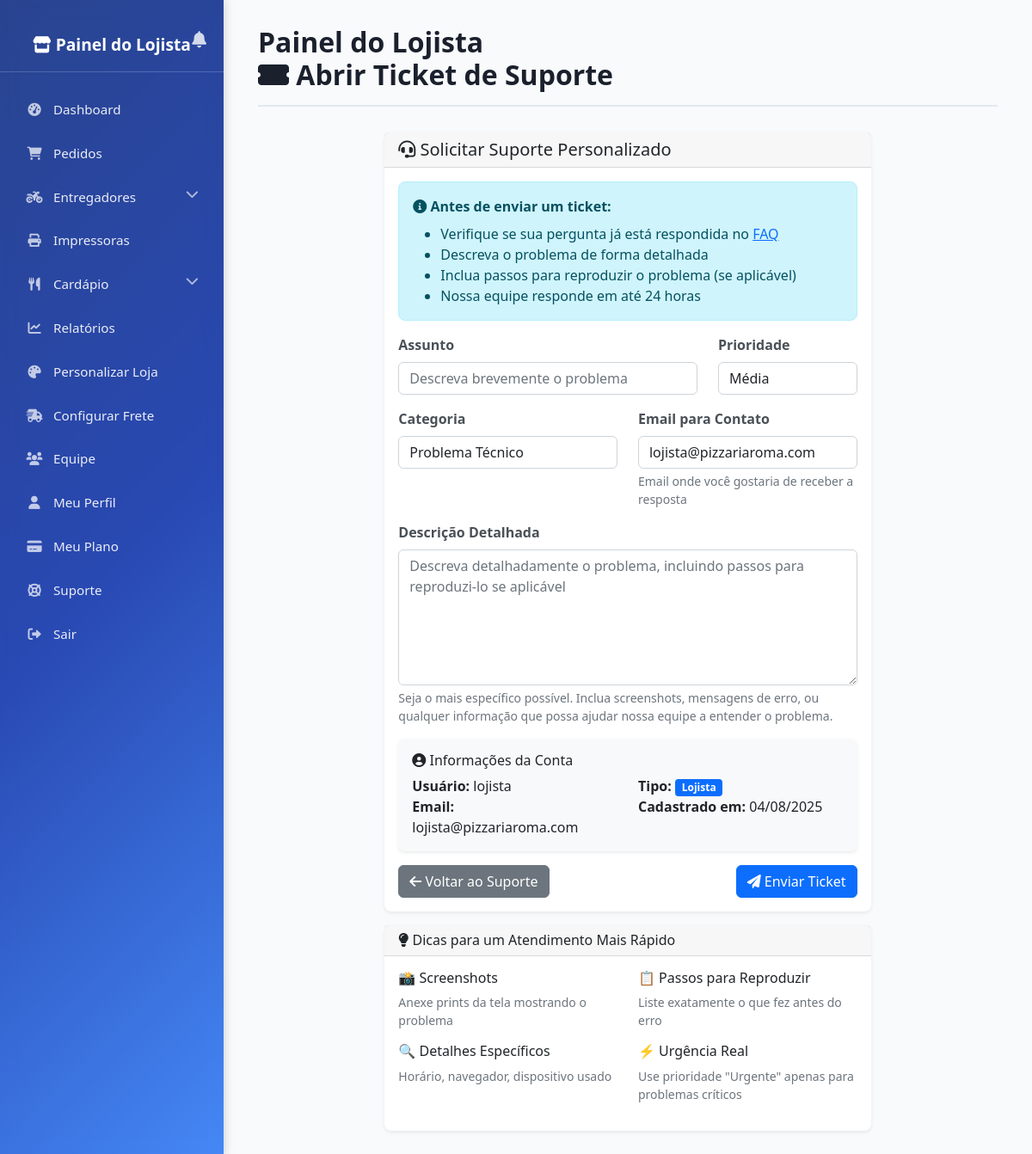
/admin-loja/suporte/contato/ (signed in), run on the app's committed database.
### core/models.py (models this page shows, shortened)
class Usuario(AbstractUser):
    TIPO_USUARIO_CHOICES = [
        ('cliente', 'Cliente'),
        ('funcionario', 'Funcionário'),
        ('gerente', 'Gerente'),
        ('lojista', 'Lojista'),
        ('entregador', 'Entregador'),
        ('superadmin', 'Super Admin'),
    ]
    id = models.UUIDField(primary_key=True, default=uuid.uuid4, editable=False)
    tipo_usuario = models.CharField(max_length=20, choices=TIPO_USUARIO_CHOICES, default='cliente')
    celular = models.CharField(
        max_length=15,
        unique=True,
        validators=[RegexValidator(
            regex=r'^\+?1?\d{9,15}$',
            message="Número de telefone deve estar no formato: '+999999999'. Até 15 dígitos permitidos."
        )]
    )
    data_nascimento = models.DateField(null=True, blank=True)
    cpf = models.CharField(max_length=14, unique=True, null=True, blank=True)
    avatar = models.ImageField(upload_to='avatars/', null=True, blank=True)
    ativo = models.BooleanField(default=True)
    created_at = models.DateTimeField(auto_now_add=True)
    updated_at = models.DateTimeField(auto_now=True)
    class Meta:
        db_table = 'usuarios'
        verbose_name = 'Usuário'
        verbose_name_plural = 'Usuários'

### admin_loja/views_suporte.py (the view)
# urls.py: path('suporte/contato/', views.suporte_contato, name='suporte_contato'),
@painel_loja_required
def suporte_contato(request):
    if request.method == 'POST':
        form = TicketSuporteForm(request.POST)
        if form.is_valid():
            ticket_data = {
                'usuario': request.user.username,
                'usuario_email': request.user.email,
                'assunto': form.cleaned_data['assunto'],
                'categoria': form.cleaned_data['categoria'],
                'prioridade': form.cleaned_data['prioridade'],
                'descricao': form.cleaned_data['descricao'],
                'email_contato': form.cleaned_data['email_contato'],
                'data_criacao': timezone.now().isoformat(),
            }
            print(f"TICKET DE SUPORTE CRIADO: {json.dumps(ticket_data, indent=2)}")
            messages.success(request,
                f'Ticket de suporte criado com sucesso! '
                f'Você receberá uma resposta em até 24 horas no email: {form.cleaned_data["email_contato"]}')
            return redirect('admin_loja:suporte_index')
    else:
        initial_data = {
            'email_contato': request.user.email
        }
        form = TicketSuporteForm(initial=initial_data)
    return render(request, 'admin_loja/suporte_contato.html', {
        'form': form
    })

### admin_loja/context_processors.py (called while the page is built)
def painel_permissoes(request):
    user = request.user
    if not user.is_authenticated:
        return {
            'is_lojista': False,
            'is_gerente': False,
            'is_atendente': False,
        }
    is_lojista = getattr(user, 'tipo_usuario', None) == 'lojista'
    is_gerente = getattr(user, 'tipo_usuario', None) == 'gerente'
    is_atendente = user.groups.filter(name='Atendente').exists()
    return {
        'is_lojista': is_lojista,
        'is_gerente': is_gerente,
        'is_atendente': is_atendente,
    }

### admin_loja/utils.py (called while the page is built)
def painel_loja_required(view_func):
    def check_user(user):
        return (
            getattr(user, 'tipo_usuario', None) in ['lojista', 'gerente']
            or user.groups.filter(name='Atendente').exists()
        )
    return user_passes_test(check_user, login_url='login')(view_func)

### core/context_processors.py (called while the page is built)
def site_context(request):
    context = {}
    try:
        restaurante = Restaurante.objects.filter(status='ativo').first()
        if restaurante:
            context['restaurante_atual'] = restaurante
            context['cores_tema'] = {
                'primaria': restaurante.cor_primaria,
                'secundaria': restaurante.cor_secundaria,
                'destaque': restaurante.cor_destaque,
            }
    except Restaurante.DoesNotExist:
        context['restaurante_atual'] = None
        context['cores_tema'] = {
            'primaria': '#dc3545',
            'secundaria': '#6c757d',
            'destaque': '#ffc107',
        }
    return context

### admin_loja/templates/admin_loja/suporte_contato.html (shortened to what this page needs)
{% extends 'admin_loja/base_admin_loja.html' %}
{% block header %}
<h1><i class="fas fa-ticket-alt"></i> Abrir Ticket de Suporte</h1>
{% endblock %}
{% block content %}
<div class="row justify-content-center">
    <div class="col-md-8">
        <div class="card">
            <div class="card-header">
                <h5 class="mb-0"><i class="fas fa-headset"></i> Solicitar Suporte Personalizado</h5>
            </div>
            <div class="card-body">
                <div class="alert alert-info" role="alert">
                    <i class="fas fa-info-circle"></i>
                    <strong>Antes de enviar um ticket:</strong>
                    <ul class="mb-0 mt-2">
                        <li>Verifique se sua pergunta já está respondida no <a href="{% url 'admin_loja:suporte_index' %}">FAQ</a></li>
                        <li>Descreva o problema de forma detalhada</li>
                        <li>Inclua passos para reproduzir o problema (se aplicável)</li>
                        <li>Nossa equipe responde em até 24 horas</li>
                    </ul>
                </div>
                <form method="post">
                    <div class="row">
                        <div class="col-md-8">
                            <div class="mb-3">
                                <label for="{{ form.assunto.id_for_label }}" class="form-label">{{ form.assunto.label }}</label>
                                {{ form.assunto }}
                            </div>
                        </div>
                        <div class="col-md-4">
                            <div class="mb-3">
                                <label for="{{ form.prioridade.id_for_label }}" class="form-label">{{ form.prioridade.label }}</label>
                                {{ form.prioridade }}
                            </div>
                        </div>
                    </div>
                    <div class="row">
                        <div class="col-md-6">
                            <div class="mb-3">
                                <label for="{{ form.categoria.id_for_label }}" class="form-label">{{ form.categoria.label }}</label>
                                {{ form.categoria }}
                            </div>
                        </div>
                        <div class="col-md-6">
                            <div class="mb-3">
                                <label for="{{ form.email_contato.id_for_label }}" class="form-label">{{ form.email_contato.label }}</label>
                                {{ form.email_contato }}
                                <div class="form-text">{{ form.email_contato.help_text }}</div>
                            </div>
                        </div>
                    </div>
                    <div class="mb-3">
                        <label for="{{ form.descricao.id_for_label }}" class="form-label">{{ form.descricao.label }}</label>
                        {{ form.descricao }}
                        <div class="form-text">
                            Seja o mais específico possível. Inclua screenshots, mensagens de erro,
                            ou qualquer informação que possa ajudar nossa equipe a entender o problema.
                        </div>
                    </div>
                    <div class="card bg-light mb-3">
                        <div class="card-body">
                            <h6><i class="fas fa-user-circle"></i> Informações da Conta</h6>
                            <div class="row">
                                <div class="col-md-6">
                                    <strong>Usuário:</strong> {{ user.username }}<br>
                                    <strong>Email:</strong> {{ user.email }}
                                </div>
                                <div class="col-md-6">
                                    <strong>Tipo:</strong>
                                    {% if user.tipo_usuario == 'lojista' %}
                                        <span class="badge bg-primary">Lojista</span>
                                    {% elif user.tipo_usuario == 'gerente' %}
                                        <span class="badge bg-success">Gerente</span>
                                    {% else %}
                                        <span class="badge bg-info">Atendente</span>
                                    {% endif %}
                                    <br>
                                    <strong>Cadastrado em:</strong> {{ user.date_joined|date:"d/m/Y" }}
                                </div>
                            </div>
                        </div>
                    </div>
                    <div class="d-flex justify-content-between">
                        <a href="{% url 'admin_loja:suporte_index' %}" class="btn btn-secondary">
                            <i class="fas fa-arrow-left"></i> Voltar ao Suporte
                        </a>
                        <button type="submit" class="btn btn-primary">
                            <i class="fas fa-paper-plane"></i> Enviar Ticket
                        </button>
                    </div>
                </form>
            </div>
        </div>
        <div class="card mt-3">
            <div class="card-header">
                <h6 class="mb-0"><i class="fas fa-lightbulb"></i> Dicas para um Atendimento Mais Rápido</h6>
            </div>
            <div class="card-body">
                <div class="row">
                    <div class="col-md-6">
                        <h6>📸 Screenshots</h6>
                        <p class="small text-muted">Anexe prints da tela mostrando o problema</p>
                        <h6>🔍 Detalhes Específicos</h6>
                        <p class="small text-muted">Horário, navegador, dispositivo usado</p>
                    </div>
                    <div class="col-md-6">
                        <h6>📋 Passos para Reproduzir</h6>
                        <p class="small text-muted">Liste exatamente o que fez antes do erro</p>
                        <h6>⚡ Urgência Real</h6>
                        <p class="small text-muted">Use prioridade "Urgente" apenas para problemas críticos</p>
                    </div>
                </div>
            </div>
        </div>
    </div>
</div>
{% endblock %}

### admin_loja/templates/admin_loja/base_admin_loja.html (style rules this page uses)
body { display: flex; min-height: 100vh; margin: 0; font-family: 'Segoe UI', Tahoma, Geneva, Verdana, sans-serif; }
header h1 { color: #1a202c; font-size: 2em; font-weight: 600; margin: 0; }
.card { border: 1px solid rgba(0,0,0,.125); border-radius: 0.5rem; box-shadow: 0 0.125rem 0.25rem rgba(0,0,0,.075); }
.btn { border-radius: 0.375rem; font-weight: 500; }
.badge { font-size: 0.75em; }
.form-control, .form-select { border-radius: 0.375rem; }
.alert { border-radius: 0.5rem; }
.text-muted { color: #6c757d !important; }

### admin_loja/templates/admin_loja/suporte_contato.html (style rules this page uses)
.card { border: none; box-shadow: 0 0.125rem 0.25rem rgba(0, 0, 0, 0.075); }
.form-label { font-weight: 600; color: #495057; }
.btn { min-width: 120px; }
.form-text { font-size: 0.875em; color: #6c757d; }
.bg-light { background-color: #f8f9fa !important; }

### data on the page
Usuario: username "lojista", email "lojista@pizzariaroma.com", date_joined "04/08/2025"
